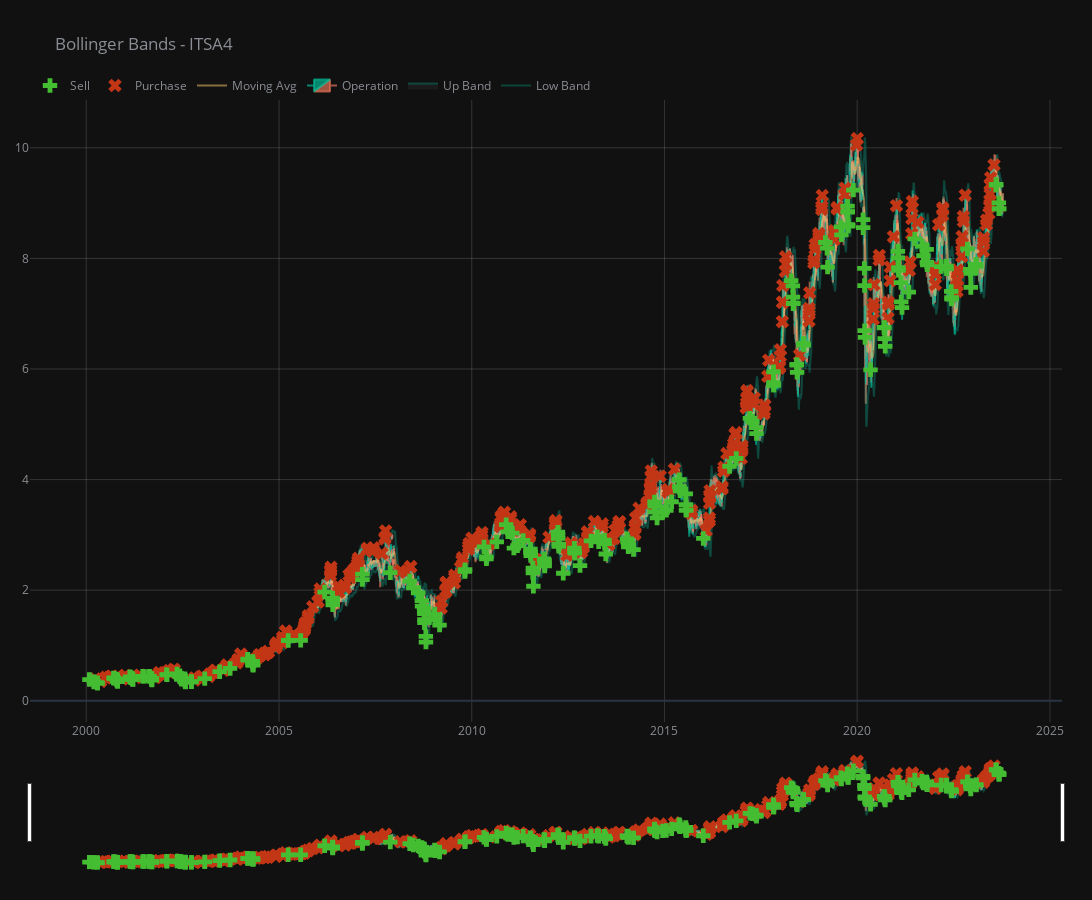

Notebook code cell kept with this figure:
### Code cell
pio.templates.default = 'plotly_dark'
fig = go.Figure()
fig.add_trace(go.Scatter(
    x=df.index,
    y=df['Lower Band'],
    name="Low Band",
    line_color='rgba(0,184,148,0.3)'
))

fig.add_trace(go.Scatter(
    x=df.index,
    y=df['Upper Band'],
    name='Up Band',
    fill='tonexty',
    fillcolor='rgba(173, 204, 255, 0.05)',
    line_color='rgba(0,184,148,0.3)',
))

fig.add_trace(go.Candlestick(
    x=df.index,
    open=df['Open'],
    high=df['High'],
    low=df['Low'],
    close=df['Close'],
    name='Operation',
    increasing_line_color='rgba(0,184,148,0.7)',
    decreasing_line_color='rgba(225,112,85,0.7)',
    increasing_fillcolor='rgba(0,184,148,0.7)',
    decreasing_fillcolor='rgba(225,112,85,0.7)',
))
fig.add_trace(go.Scatter(
    x=df.index,
    y=df['Moving Average'],
    name='Moving Avg',
    line_color='rgba(253,203,110,0.5)',
))
fig.add_trace(go.Scatter(
    x=df.index,
    y=df['Purchase'],
    name='Purchase',
    mode='markers',
    marker=dict(
        color='#c23616',
        size=12,
        symbol='x',
    ),
))

fig.add_trace(go.Scatter(
    x=df.index,
    y=df['Sell'],
    name='Sell',
    mode='markers',
    marker=dict(
        color='#44bd32',
        size=12,
        symbol='cross',
    )
))

fig.update_layout(
    title=f'Bollinger Bands - ITSA4',
    plot_bgcolor='rgba(0,0,0,0)',
    legend=dict(
        y=1,
        orientation='h'
    ),
    xaxis=dict(
        rangeslider=dict(
            visible=True
        ),
        tickmode='auto',
    )
)

fig.update_xaxes(gridcolor="rgba(255,255,255,0.15)",)
fig.update_yaxes(gridcolor="rgba(255,255,255,0.15)",)
fig.update_layout(
    width=1700,
    height=900,
    font=dict(color='#8a8d93'),
    xaxis=dict(color='#8a8d93'),
    margin=dict(t=100, b=30, l=30, r=30),
)

### Figure 1 — Plotly figure (JSON) as saved in the notebook; plotly's stock layout.template omitted (floating-point values rounded to 4 significant figures; data arrays with more than 128 entries replaced by an {"elided": "..."} marker saying what was removed)
{"data": [{"line": {"color": "rgba(0,184,148,0.3)"}, "name": "Low Band", "type": "scatter", "x": {"elided": "5956 str values"}, "y": {"elided": "5956 float values"}}, {"fill": "tonexty", "fillcolor": "rgba(173, 204, 255, 0.05)", "line": {"color": "rgba(0,184,148,0.3)"}, "name": "Up Band", "type": "scatter", "x": {"elided": "5956 str values"}, "y": {"elided": "5956 float values"}}, {"close": {"elided": "5956 float values"}, "decreasing": {"fillcolor": "rgba(225,112,85,0.7)", "line": {"color": "rgba(225,112,85,0.7)"}}, "high": {"elided": "5956 float values"}, "increasing": {"fillcolor": "rgba(0,184,148,0.7)", "line": {"color": "rgba(0,184,148,0.7)"}}, "low": {"elided": "5956 float values"}, "name": "Operation", "open": {"elided": "5956 float values"}, "type": "candlestick", "x": {"elided": "5956 str values"}}, {"line": {"color": "rgba(253,203,110,0.5)"}, "name": "Moving Avg", "type": "scatter", "x": {"elided": "5956 str values"}, "y": {"elided": "5956 float values"}}, {"marker": {"color": "#c23616", "size": 12, "symbol": "x"}, "mode": "markers", "name": "Purchase", "type": "scatter", "x": {"elided": "5956 str values"}, "y": {"elided": "5956 float values"}}, {"marker": {"color": "#44bd32", "size": 12, "symbol": "cross"}, "mode": "markers", "name": "Sell", "type": "scatter", "x": {"elided": "5956 str values"}, "y": {"elided": "5956 float values"}}], "layout": {"font": {"color": "#8a8d93"}, "height": 900, "legend": {"orientation": "h", "y": 1}, "margin": {"b": 30, "l": 30, "r": 30, "t": 100}, "plot_bgcolor": "rgba(0,0,0,0)", "title": {"text": "Bollinger Bands - ITSA4"}, "width": 1700, "xaxis": {"color": "#8a8d93", "gridcolor": "rgba(255,255,255,0.15)", "rangeslider": {"visible": true}, "tickmode": "auto"}, "yaxis": {"gridcolor": "rgba(255,255,255,0.15)"}}}
